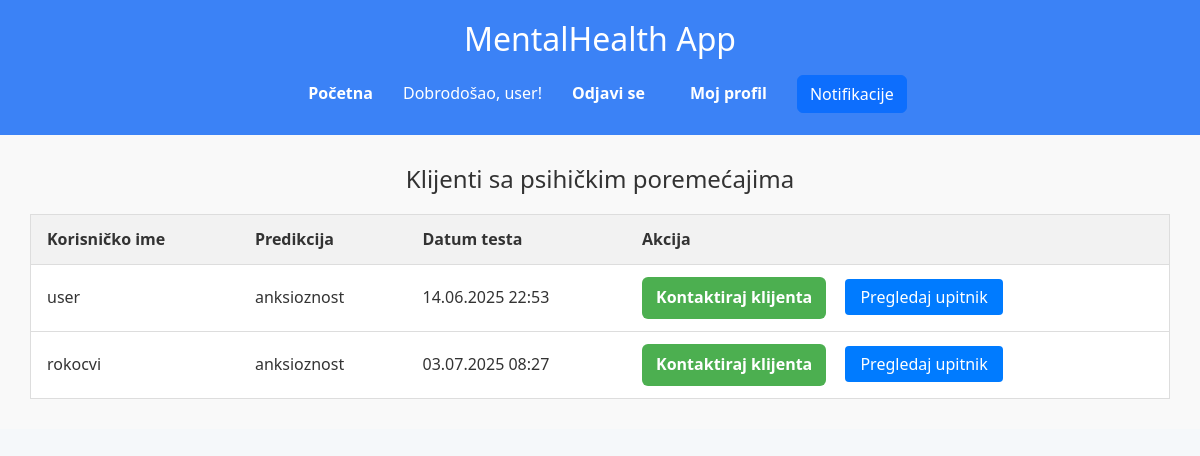
Page /mindapp/pronadi-klijente/ (signed in) on the committed database.
### mindapp/models.py (models this page shows, shortened)
class PsiholoskiTest(models.Model):
    user = models.ForeignKey(User, on_delete=models.CASCADE)
    datum = models.DateTimeField(auto_now_add=True)
    q1 = models.IntegerField()
    q2 = models.IntegerField()
    q3 = models.IntegerField()
    q4 = models.IntegerField()
    q5 = models.IntegerField()
    q6 = models.IntegerField()
    q7 = models.IntegerField()
    q8 = models.IntegerField()
    q9 = models.IntegerField()
    q10 = models.IntegerField()
    q11 = models.IntegerField()
    q12 = models.IntegerField()
    q13 = models.IntegerField()
    q14 = models.IntegerField()
    q15 = models.IntegerField()
    q16 = models.IntegerField()
    q17 = models.IntegerField()
    q18 = models.IntegerField()
    q19 = models.IntegerField()
    q20 = models.IntegerField()
    q21 = models.IntegerField()
    q22 = models.IntegerField()
    q23 = models.IntegerField()
    q24 = models.IntegerField()
    q25 = models.IntegerField()
    q26 = models.IntegerField()
    q27 = models.IntegerField()
    q28 = models.IntegerField()
    q29 = models.IntegerField()
    q30 = models.IntegerField()
    predikcija = models.CharField(max_length=50, default="Nema poremećaja")

### mindapp/views.py (the view)
# urls.py: path('pronadi-klijente/', views.pronadi_klijente, name='pronadi_klijente'),
@login_required
def pronadi_klijente(request):
    klijenti = []
    users = User.objects.all()
    for user in users:
        test = PsiholoskiTest.objects.filter(user=user).exclude(predikcija__isnull=True).exclude(predikcija='').order_by('-datum').first()
        if test:
            klijenti.append(test)
    return render(request, 'pronadi_klijente.html', {'klijenti': klijenti})

### templates/pronadi_klijente.html (shortened to what this page needs)
{% extends 'base.html' %}
{% load static %}
{% block content %}
  <div class="klijenti-container">
    <h2 class="klijenti-title">Klijenti sa psihičkim poremećajima</h2>
    {% if klijenti %}
      <div class="klijenti-table-wrapper">
        <table class="klijenti-table">
          <thead>
            <tr>
              <th>Korisničko ime</th>
              <th>Predikcija</th>
              <th>Datum testa</th>
              <th>Akcija</th>
            </tr>
          </thead>
          <tbody>
            {% for test in klijenti %}
              <tr>
                <td>{{ test.user.username }}</td>
                <td>{{ test.predikcija }}</td>
                <td>{{ test.datum|date:"d.m.Y H:i" }}</td>
                <td>
                  <form method="post" action="{% url 'kontaktiraj_klijenta' test.user.id %}" style="display:inline;">
                    <button type="submit" class="klijenti-button" style="margin-right: 15px;">Kontaktiraj klijenta</button>
                  </form>
                  <a href="{% url 'pregled_upitnika' test.id %}" class="klijenti-button pregledaj-button" style="text-decoration: none; padding: 7px 15px; background-color: #007bff; color: white; border-radius: 4px;">Pregledaj upitnik</a>
                </td>
              </tr>
            {% endfor %}
          </tbody>
        </table>
      </div>
    {% else %}
      <p class="klijenti-empty">Nema klijenata sa poremećajima.</p>
    {% endif %}
  </div>
{% endblock %}

### templates/base.html (shortened to what this page needs)
{% load static %}
<!DOCTYPE html>
<html lang="hr">
<head>
    <link href="https://cdn.jsdelivr.net/npm/bootstrap@5.3.3/dist/css/bootstrap.min.css" rel="stylesheet">
    <link rel="stylesheet" href="{% static 'css/style.css' %}">
</head>
<body>
    <header>
        <h1>MentalHealth App</h1>
        <nav>
            <ul>
                <li><a href="{% url 'home' %}">Početna</a></li>
                {% if user.is_authenticated %}
                    <li><span>Dobrodošao, {{ user.username }}!</span></li>
                    <li>
                        <form action="{% url 'logout' %}" method="post" style="display:inline;">
                            <button type="submit">Odjavi se</button>
                        </form>
                    </li>
                    <li><a href="{% url 'profil' %}">Moj profil</a></li>
                    <li><a href="{% url 'notifikacije' %}" class="btn btn-primary">Notifikacije</a></li>
                {% else %}
                    <li><a href="{% url 'login' %}">Prijavi se</a></li>
                    <li><a href="{% url 'register' %}">Registriraj se</a></li>
                {% endif %}
            </ul>
        </nav>
    </header>
    <main>
        {% block content %}
        {% endblock %}
    </main>
</body>
</html>

### static/css/style.css (style rules this page uses)
* { margin: 0; padding: 0; box-sizing: border-box; }
body { font-family: 'Segoe UI', Tahoma, Geneva, Verdana, sans-serif; background-color: #f5f8fa; color: #333; line-height: 1.6; }
header { background-color: #3b82f6; color: white; padding: 20px 40px; text-align: center; box-shadow: 0 2px 5px rgba(0,0,0,0.1); }
header h1 { font-size: 2rem; margin-bottom: 8px; }
nav { margin-top: 15px; }
nav ul { list-style: none; padding: 0; margin: 0; display: flex; gap: 15px; justify-content: center; align-items: center; }
nav ul li { margin: 0; }
nav a, nav button { color: white; text-decoration: none; font-weight: 600; background: none; border: none; font-size: 1rem; padding: 8px 15px; border-radius: 4px; cursor: pointer; transition: background-color 0.3s ease; }
form button { color: white; font-weight: 600; background-color: transparent; border: none; cursor: pointer; font-size: 1rem; padding: 8px 15px; border-radius: 4px; transition: background-color 0.3s ease; }
.klijenti-container { padding: 30px; background-color: #f9f9f9; }
.klijenti-title { text-align: center; color: #333; font-size: 24px; margin-bottom: 20px; }
.klijenti-table-wrapper { overflow-x: auto; }
.klijenti-table { width: 100%; border-collapse: collapse; background: #fff; border: 1px solid #ddd; }
.klijenti-table th, .klijenti-table td { padding: 12px 16px; text-align: left; border-bottom: 1px solid #ddd; }
.klijenti-table th { background-color: #f2f2f2; font-weight: bold; }
.klijenti-button { padding: 8px 14px; background-color: #4CAF50; color: white; border: none; border-radius: 6px; cursor: pointer; transition: background-color 0.3s ease; }

### rows in the picture
PsiholoskiTest: user.username "user", predikcija "anksioznost", datum "14.06.2025 22:53"
PsiholoskiTest: user.username "rokocvi", predikcija "anksioznost", datum "03.07.2025 08:27"

### other values in the picture
{{ user.username }} "user"
